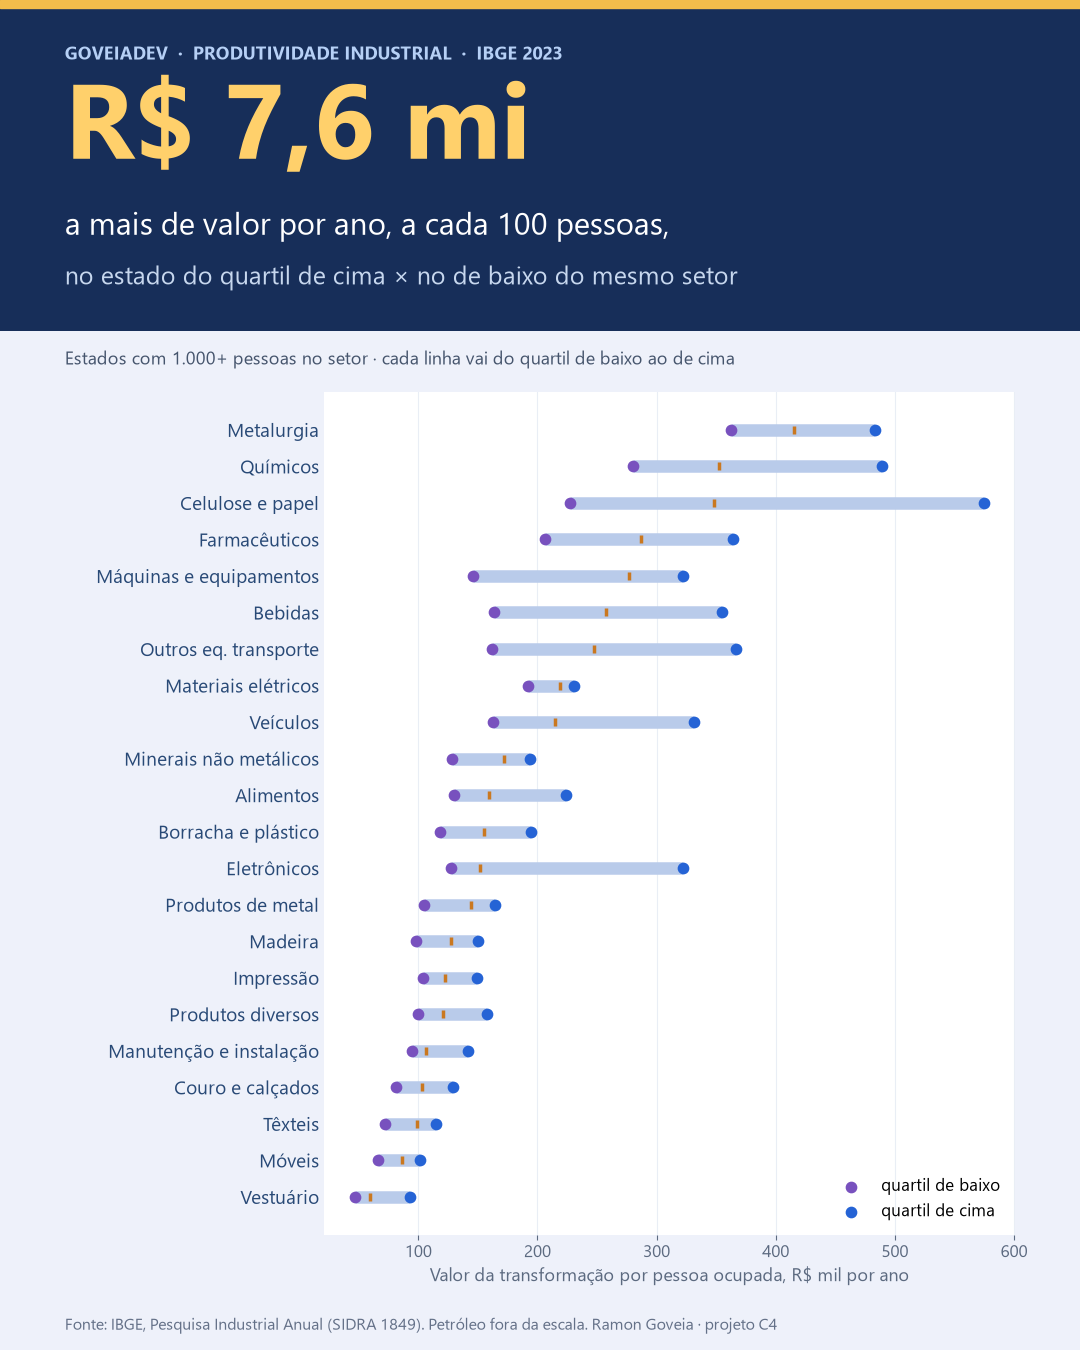

Write the Python code that produced this figure.
import pandas as pd, matplotlib
matplotlib.use('Agg')
import matplotlib.pyplot as plt
from matplotlib import font_manager as fm
import sys, os
os.chdir(sys.argv[1])
d = pd.read_csv('dados/pia_1849.csv', dtype={'valor': str})
d['v'] = pd.to_numeric(d.valor.replace('-', '0'), errors='coerce'); d['cod'] = d.cnae.str[:2]
t = d[d.cod.str.isdigit() & (d.cod >= '10') & (d.ano == 2023) & d['var'].isin([631, 811])]
c = t.pivot_table(index=['cod', 'uf'], columns='var', values='v').reset_index()
c = c[c[631] >= 1000]; c['prod'] = c[811] / c[631]
g = c.groupby('cod')['prod'].agg(n='size', p25=lambda s: s.quantile(.25), p50='median', p75=lambda s: s.quantile(.75))
g = g[g.n >= 6]; gap = (g.p75 - g.p25).median()
print('gap', gap)
CURTO = {'10':'Alimentos','11':'Bebidas','13':'Têxteis','14':'Vestuário','15':'Couro e calçados','16':'Madeira','17':'Celulose e papel',
 '18':'Impressão','19':'Petróleo','20':'Químicos','21':'Farmacêuticos','22':'Borracha e plástico','23':'Minerais não metálicos',
 '24':'Metalurgia','25':'Produtos de metal','26':'Eletrônicos','27':'Materiais elétricos','28':'Máquinas e equipamentos',
 '29':'Veículos','30':'Outros eq. transporte','31':'Móveis','32':'Produtos diversos','33':'Manutenção e instalação'}
g = g.drop(index='19', errors='ignore').sort_values('p50')
for f in ['C:/Windows/Fonts/segoeui.ttf', 'C:/Windows/Fonts/segoeuib.ttf']:
    fm.fontManager.addfont(f)
plt.rcParams['font.family'] = 'Segoe UI'
NAV, OURO, AZUL, ROXO, LAR, BG = '#172e59', '#ffd06b', '#2563d5', '#7851be', '#ca7820', '#eef1fa'
fig = plt.figure(figsize=(10.8, 13.5), dpi=100, facecolor=BG)
top = fig.add_axes([0, .755, 1, .245]); top.set_facecolor(NAV); top.axis('off'); top.set_xlim(0, 1); top.set_ylim(0, 1)
top.add_patch(plt.Rectangle((0, 0), 1, 1, color=NAV)); top.add_patch(plt.Rectangle((0, .975), 1, .025, color='#f3bd4b'))
top.text(.06, .82, 'GOVEIADEV  ·  PRODUTIVIDADE INDUSTRIAL  ·  IBGE 2023', color='#b6d0f6', fontsize=13, weight='bold')
top.text(.06, .52, f'R$ {gap*100/1000:.1f} mi'.replace('.', ','), color=OURO, fontsize=76, weight='bold')
top.text(.06, .29, 'a mais de valor por ano, a cada 100 pessoas,', color='white', fontsize=22)
top.text(.06, .14, 'no estado do quartil de cima × no de baixo do mesmo setor', color='#c7d7ee', fontsize=18)
ax = fig.add_axes([.30, .085, .64, .625]); ax.set_facecolor('white')
y = range(len(g))
ax.hlines(y, g.p25, g.p75, color='#b9cbea', lw=9)
ax.scatter(g.p25, y, color=ROXO, s=55, zorder=3, label='quartil de baixo')
ax.scatter(g.p75, y, color=AZUL, s=55, zorder=3, label='quartil de cima')
ax.scatter(g.p50, y, color=LAR, s=28, marker='|', zorder=4, linewidths=2.5)
ax.set_yticks(list(y)); ax.set_yticklabels([CURTO[i] for i in g.index], fontsize=14, color='#284976')
ax.tick_params(axis='x', labelsize=12, colors='#5c6a80'); ax.tick_params(axis='y', length=0)
ax.set_xlabel('Valor da transformação por pessoa ocupada, R$ mil por ano', fontsize=13, color='#5c6a80')
for s in ax.spines.values(): s.set_visible(False)
ax.grid(axis='x', color='#e9eef5'); ax.set_axisbelow(True)
ax.legend(loc='lower right', fontsize=12, frameon=False)
fig.text(.06, .73, 'Estados com 1.000+ pessoas no setor · cada linha vai do quartil de baixo ao de cima', fontsize=13, color='#46556d')
fig.text(.06, .015, 'Fonte: IBGE, Pesquisa Industrial Anual (SIDRA 1849). Petróleo fora da escala. Ramon Goveia · projeto C4', fontsize=11.5, color='#647188')
fig.savefig('capa.png', facecolor=BG)
